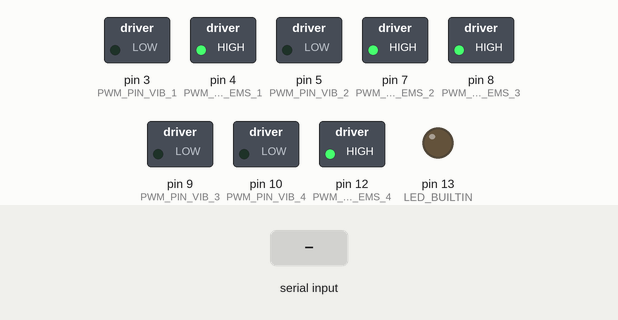
Recording of a sketch running on a simulated Arduino Uno, built with avr-gcc and run on an emulated ATmega328P. Shown: switched loads named in the sketch (green lamp = pin HIGH), output pins drawn as LEDs (lit = HIGH). Inputs (shaded band) come from the test bench.

Above: at 1.2 s.
1.3 s: "1\n" received over Serial
At 2.4 s:
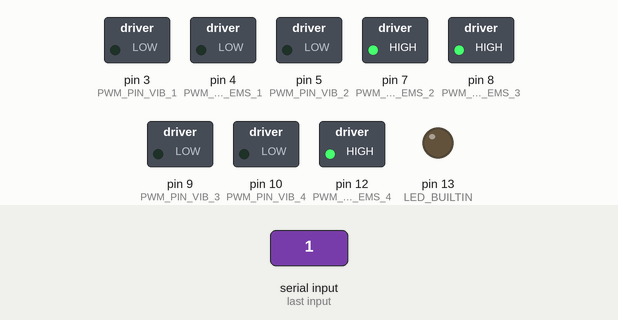
4.3 s: "2\n" received over Serial
At 4.7 s:
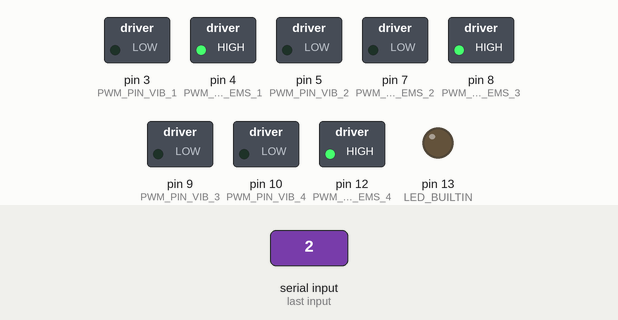
7.3 s: "3\n" received over Serial
At 8.1 s:
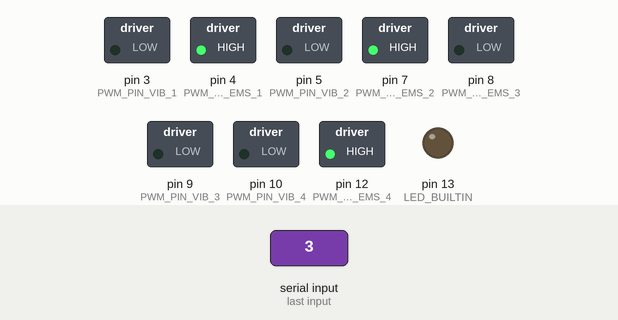
10.3 s: "4\n" received over Serial
At 11.6 s:
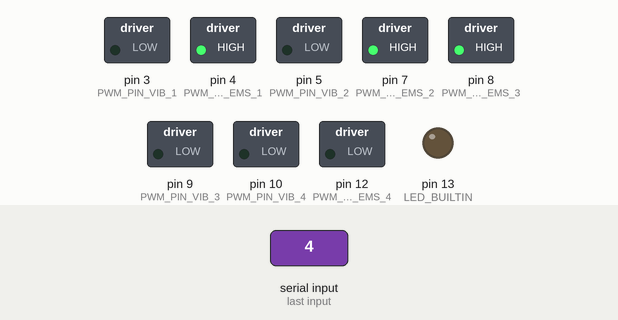
13.3 s: "5\n" received over Serial
At 13.9 s:
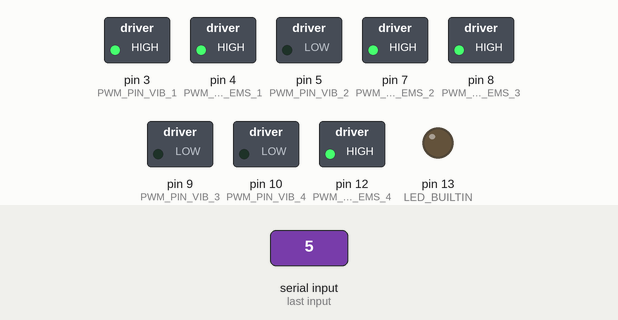
Timing chart, 0 to 16.8 s (numbered marks = the images above; inputs shaded):
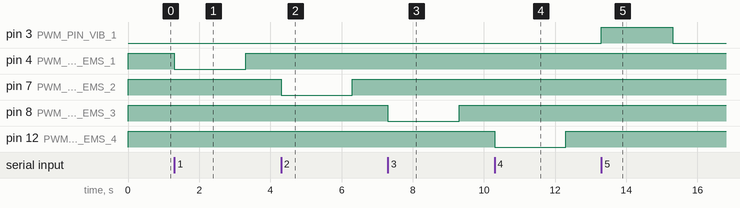

The sketch:

device-connector.ino
```cpp
//set Pin for devices
#define PWM_PIN_EMS_1 4
#define PWM_PIN_EMS_2 7
#define PWM_PIN_EMS_3 8
#define PWM_PIN_EMS_4 12
#define PWM_PIN_VIB_1 3
#define PWM_PIN_VIB_2 5
#define PWM_PIN_VIB_3 9
#define PWM_PIN_VIB_4 10
#define SERIAL_BAUDRATE 9600

void setup() {
  //Bitrate per sec
  Serial.begin(SERIAL_BAUDRATE);
  Serial.setTimeout(2000);
  //Opens Pin which causes that the EMS starts
  pinMode(PWM_PIN_EMS_1, OUTPUT);
  pinMode(PWM_PIN_VIB_1, OUTPUT);
  pinMode(PWM_PIN_EMS_2, OUTPUT);
  pinMode(PWM_PIN_VIB_2, OUTPUT);
  pinMode(PWM_PIN_EMS_3, OUTPUT);
  pinMode(PWM_PIN_VIB_3, OUTPUT);
  pinMode(PWM_PIN_EMS_4, OUTPUT);
  pinMode(PWM_PIN_VIB_4, OUTPUT);
  pinMode(LED_BUILTIN, OUTPUT);

  //Test connection. Set pin to high to activate the vibration motor
  //digitalWrite(PWM_PIN_VIB_1, HIGH);
  //digitalWrite(PWM_PIN_VIB_2, HIGH);
  //digitalWrite(PWM_PIN_VIB_3, HIGH);
  //digitalWrite(PWM_PIN_VIB_4, HIGH);
  //delay(2000);
  // Set pin to high to close connection to EMS
  digitalWrite(PWM_PIN_EMS_1, HIGH);
  // Set pin low to make sure vibration motor is off
  digitalWrite(PWM_PIN_VIB_1, LOW);
  // Set pin to high to close connection to EMS
  digitalWrite(PWM_PIN_EMS_2, HIGH);
  // Set pin low to make sure vibration motor is off
  digitalWrite(PWM_PIN_VIB_2, LOW);
  // Set pin to high to close connection to EMS
  digitalWrite(PWM_PIN_EMS_3, HIGH);
  // Set pin low to make sure vibration motor is off
  digitalWrite(PWM_PIN_VIB_3, LOW);
  // Set pin to high to close connection to EMS
  digitalWrite(PWM_PIN_EMS_4, HIGH);
  // Set pin low to make sure vibration motor is off
  digitalWrite(PWM_PIN_VIB_4, LOW);
}

void loop() {
  //Check if programm is calling this skript
  if(!Serial.available()) {
    return;
  }
  // receive data from c# code
  int value = Serial.parseInt();
  value = max(min(value, 254), 0);
  // Check which device should be used
  if(value == 1) {
    //start EMS
     digitalWrite(PWM_PIN_EMS_1, LOW);
  }
  else if (value == 2){
    digitalWrite(PWM_PIN_EMS_2, LOW);
  }
  else if (value == 3){
    digitalWrite(PWM_PIN_EMS_3, LOW);
  }
  else if (value == 4){
    digitalWrite(PWM_PIN_EMS_4, LOW);
  }
  else if (value == 5){
    //start vibration motor
    digitalWrite(PWM_PIN_VIB_1, HIGH);
  }
  else if (value == 6){
    digitalWrite(PWM_PIN_VIB_2, HIGH);
  }
  else if (value == 7){
    digitalWrite(PWM_PIN_VIB_3, HIGH);
  }
  else if (value == 8){
    digitalWrite(PWM_PIN_VIB_4, HIGH);
  }
  else {
    //end all connections
    digitalWrite(PWM_PIN_EMS_1, HIGH);
    digitalWrite(PWM_PIN_VIB_1, LOW);
    digitalWrite(PWM_PIN_EMS_2, HIGH);
    digitalWrite(PWM_PIN_VIB_2, LOW);
    digitalWrite(PWM_PIN_EMS_3, HIGH);
    digitalWrite(PWM_PIN_VIB_3, LOW);
    digitalWrite(PWM_PIN_EMS_4, HIGH);
    digitalWrite(PWM_PIN_VIB_4, LOW);
  }
}
```

Measured:
- after the input at 1.3 s, pin 4 (PWM_PIN_EMS_1): HIGH → LOW at once, → HIGH 2.0 s later
- after the input at 4.3 s, pin 7 (PWM_PIN_EMS_2): HIGH → LOW at once, → HIGH 2.0 s later
- after the input at 7.3 s, pin 8 (PWM_PIN_EMS_3): HIGH → LOW at once, → HIGH 2.0 s later
- after the input at 10.3 s, pin 12 (PWM_PIN_EMS_4): HIGH → LOW at once, → HIGH 2.0 s later
- after the input at 13.3 s, pin 3 (PWM_PIN_VIB_1): LOW → HIGH at once, → LOW 2.0 s later
